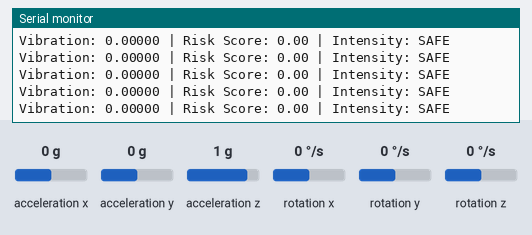
Simulated run of this program. Board: ESP32. Parts: the last lines printed to the serial monitor. The inputs (shaded band) are chosen by the test bench; at power-on: acceleration x 0 g, acceleration y 0 g, acceleration z 1 g, rotation x 0 °/s, rotation y 0 °/s, rotation z 0 °/s. The ROS host is connected and sends only what is stated.

Above: at 9.5 s.
9.6 s: acceleration x set to -1.4 g
At 9.64 s:
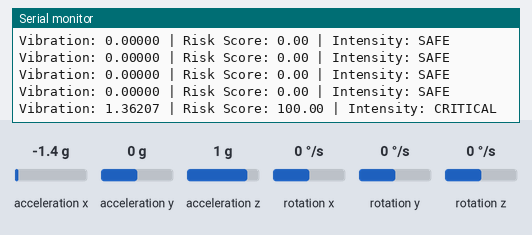
11.1 s: acceleration y set to -1.4 g
At 13.32 s:
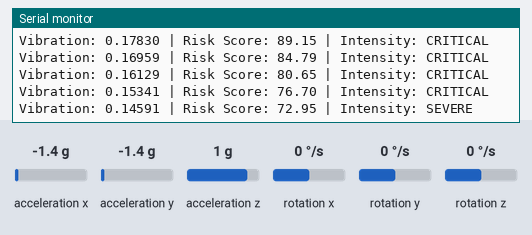
14.1 s: acceleration z set to -1.4 g
At 14.1 s:
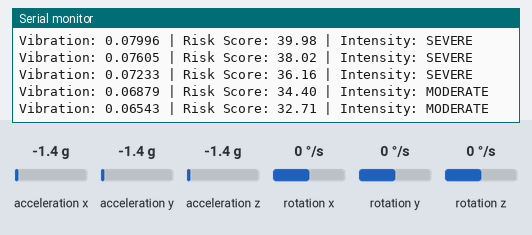
Timing chart, 0 to 17.1 s (numbered marks = the images above; inputs shaded):
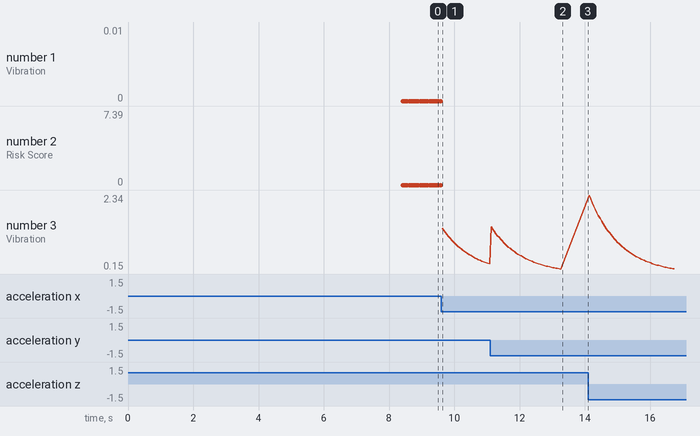

Measured:
- after the input at 9.6 s, the serial monitor: prints a new line at once (image 1)

The program:

main.cpp
```cpp
#include <Arduino.h>
#include <WiFi.h>
#include <micro_ros_platformio.h>

#include <Wire.h>
#include <MPU6050_light.h>

#include <rcl/rcl.h>
#include <rclc/rclc.h>
#include <rclc/executor.h>

#include <std_msgs/msg/float32.h>
#include <std_msgs/msg/string.h>

/* ===================== CONFIG ===================== */

// WiFi credentials
char ssid[] = "PRABHU";
char password[] = "kee129..";

// micro-ROS Agent (PC running micro-ROS agent)
IPAddress agent_ip(10,239,213,239);   // CHANGE THIS
uint16_t agent_port = 8888;

// MPU6050 Sensor
MPU6050 mpu(Wire);

// Gravity estimate
float gx = 0;
float gy = 0;
float gz = 0;

/* ================================================== */

rcl_publisher_t vibration_pub;
rcl_publisher_t risk_pub;
rcl_publisher_t intensity_pub;

std_msgs__msg__Float32 vibration_msg;
std_msgs__msg__Float32 risk_msg;
std_msgs__msg__String intensity_msg;

// Buffer to hold the intensity string for micro-ROS
char intensity_buffer[20];

rcl_timer_t timer;
rclc_executor_t executor;
rclc_support_t support;
rcl_allocator_t allocator;
rcl_node_t node;

/* ===================== MACROS ===================== */

#define RCCHECK(fn) { rcl_ret_t rc = fn; if (rc != RCL_RET_OK) error_loop(); }
#define RCSOFTCHECK(fn) { rcl_ret_t rc = fn; (void) rc; }

/* ===================== ERROR LOOP ===================== */

void error_loop()
{
  while (1)
  {
    delay(100);
  }
}

/* ===================== TIMER CALLBACK ===================== */

void timer_callback(rcl_timer_t *timer, int64_t last_call_time)
{
  (void) last_call_time;

  if (timer != NULL)
  {
    float vibrationSum = 0;

    // Average 10 samples
    for (int i = 0; i < 10; i++)
    {
      mpu.update();

      float ax = mpu.getAccX();
      float ay = mpu.getAccY();
      float az = mpu.getAccZ();

      // Low-pass filter for gravity
      gx = 0.995 * gx + 0.005 * ax;
      gy = 0.995 * gy + 0.005 * ay;
      gz = 0.995 * gz + 0.005 * az;

      // Remove gravity
      float vx = ax - gx;
      float vy = ay - gy;
      float vz = az - gz;

      float instantVibration = sqrt(vx * vx + vy * vy + vz * vz);

      vibrationSum += instantVibration;

      delay(1);
    }

    // Average vibration level
    float vibration = vibrationSum / 10.0;

    // Calculate Risk Score (0 - 100)
    float riskScore = constrain(vibration * 500, 0.0, 100.0);

    // Intensity Classification
    if (vibration < 0.015)
    {
      strcpy(intensity_buffer, "SAFE");
    }
    else if (vibration < 0.03)
    {
      strcpy(intensity_buffer, "MILD TREMOR");
    }
    else if (vibration < 0.07)
    {
      strcpy(intensity_buffer, "MODERATE");
    }
    else if (vibration < 0.15)
    {
      strcpy(intensity_buffer, "SEVERE");
    }
    else
    {
      strcpy(intensity_buffer, "CRITICAL");
    }

    // Assign values to ROS messages
    vibration_msg.data = vibration;
    risk_msg.data = riskScore;

    // Assign string buffer to string message
    intensity_msg.data.data = intensity_buffer;
    intensity_msg.data.size = strlen(intensity_buffer);
    intensity_msg.data.capacity = sizeof(intensity_buffer);

    // Publish messages
    RCSOFTCHECK(rcl_publish(&vibration_pub, &vibration_msg, NULL));
    RCSOFTCHECK(rcl_publish(&risk_pub, &risk_msg, NULL));
    RCSOFTCHECK(rcl_publish(&intensity_pub, &intensity_msg, NULL));

    // Serial Debug Output
    Serial.print("Vibration: ");
    Serial.print(vibration, 5);
    Serial.print(" | Risk Score: ");
    Serial.print(riskScore);
    Serial.print(" | Intensity: ");
    Serial.println(intensity_buffer);
  }
}

/* ===================== SETUP ===================== */

void setup()
{
  Serial.begin(115200);
  delay(2000);

  // Initialize MPU6050 sensor
  Wire.begin(21, 22);
  byte status = mpu.begin();

  if (status != 0)
  {
    Serial.print("MPU6050 Error: ");
    Serial.println(status);
    error_loop();
  }

  Serial.println("Keep sensor stationary...");
  delay(2000);

  mpu.calcOffsets(true, true);
  Serial.println("Calibration Complete");

  // Initial gravity estimate
  for (int i = 0; i < 200; i++)
  {
    mpu.update();
    gx += mpu.getAccX();
    gy += mpu.getAccY();
    gz += mpu.getAccZ();
    delay(5);
  }

  gx /= 200.0;
  gy /= 200.0;
  gz /= 200.0;

  // Configure WiFi micro-ROS transport
  set_microros_wifi_transports(
    ssid,
    password,
    agent_ip,
    agent_port
  );

  delay(2000);

  allocator = rcl_get_default_allocator();

  // Initialize micro-ROS support
  RCCHECK(rclc_support_init(&support, 0, NULL, &allocator));

  // Create node
  RCCHECK(
    rclc_node_init_default(
      &node,
      "seismometer_node",
      "",
      &support
    )
  );

  // Create publishers
  RCCHECK(
    rclc_publisher_init_default(
      &vibration_pub,
      &node,
      ROSIDL_GET_MSG_TYPE_SUPPORT(std_msgs, msg, Float32),
      "seismometer/vibration"
    )
  );

  RCCHECK(
    rclc_publisher_init_default(
      &risk_pub,
      &node,
      ROSIDL_GET_MSG_TYPE_SUPPORT(std_msgs, msg, Float32),
      "seismometer/risk_score"
    )
  );

  RCCHECK(
    rclc_publisher_init_default(
      &intensity_pub,
      &node,
      ROSIDL_GET_MSG_TYPE_SUPPORT(std_msgs, msg, String),
      "seismometer/intensity"
    )
  );

  // Create timer (50 Hz / 20ms to align with the original loop delay timing)
  const unsigned int timer_timeout = 20;
  RCCHECK(
    rclc_timer_init_default(
      &timer,
      &support,
      RCL_MS_TO_NS(timer_timeout),
      timer_callback
    )
  );

  // Create executor
  RCCHECK(
    rclc_executor_init(
      &executor,
      &support.context,
      1,
      &allocator
    )
  );

  RCCHECK(
    rclc_executor_add_timer(&executor, &timer)
  );
}

/* ===================== LOOP ===================== */

void loop()
{
  RCSOFTCHECK(
    rclc_executor_spin_some(
      &executor,
      RCL_MS_TO_NS(100)
    )
  );

  delay(10);
}
```
